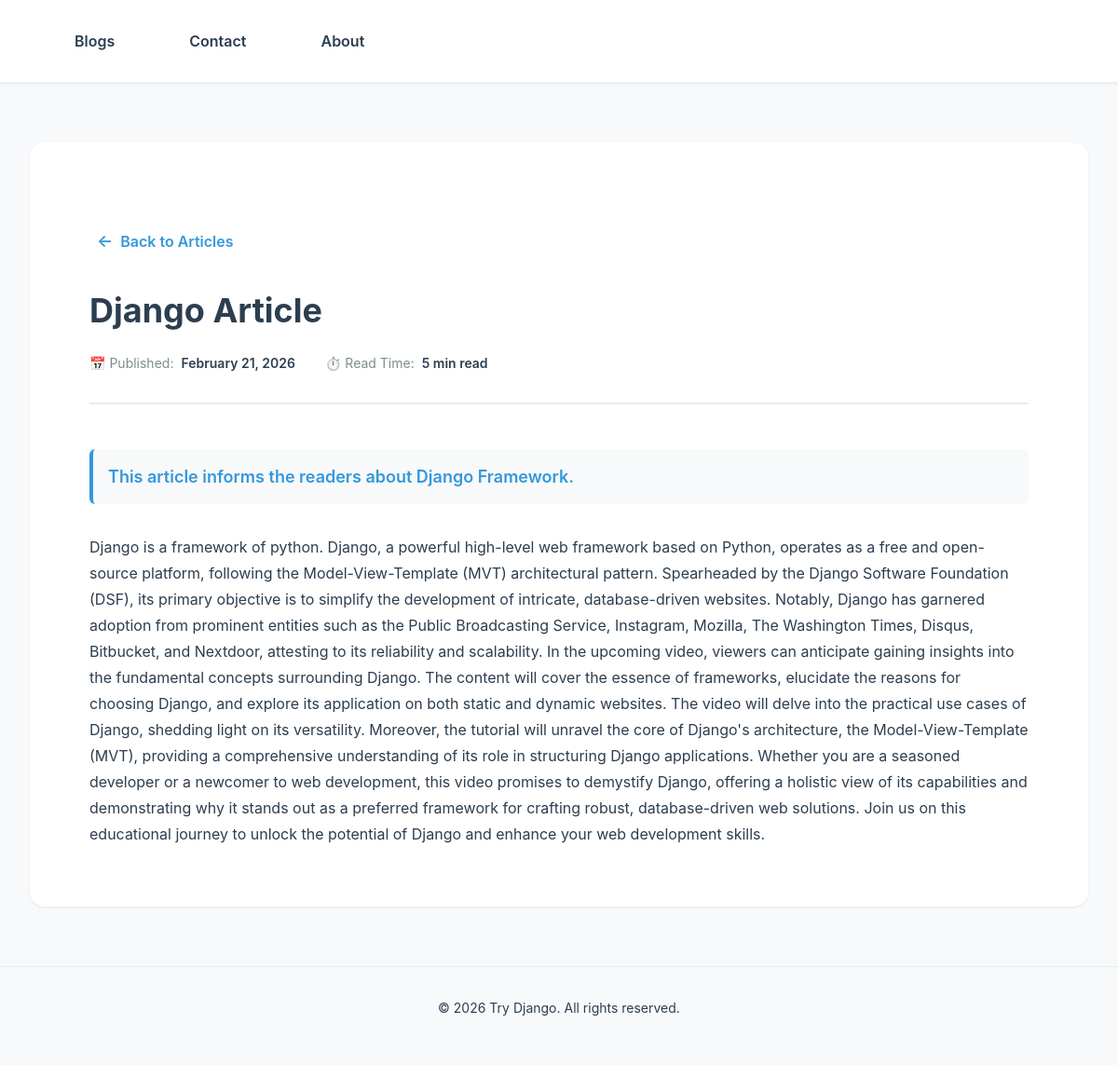
Screenshot of /blogs/1/ with the database file from the repository.
### blogs/models.py (models this page shows, shortened)
class Article(models.Model):
    title       = models.CharField(max_length=20)
    summary     = models.TextField()
    description = models.TextField()
    timestamp   = models.DateTimeField()
    def get_list_url(self):
        return reverse("blogs:articles_list")

### blogs/views.py (the view)
# urls.py: path('<int:article_id>/', details_article, name="article_details")
def details_article(request, article_id):
    article = Article.objects.get(id = article_id)
    context = {
        'article': article
    }
    return render(request, 'article_details.html', context)

### blogs/templates/article_details.html (shortened to what this page needs)
{% extends 'base.html' %}
{% block content %}
<article class="article-detail section" style="padding-top: 20px;">
  <div class="article-actions" style="margin-bottom: var(--spacing-lg); padding-top:0px; border: none;">
    <a href="{{ article.get_list_url }}" class="article-back-link">
      Back to Articles
    </a>
  </div>
  <div class="article-detail-header">
    <h1 class="article-detail-title">{{ article.title }}</h1>
    <div class="article-detail-meta" style="margin-top: var(--spacing-md);">
      <div class="article-detail-meta-item">
        <span>📅 Published:</span>
        <strong>{{ article.timestamp|date:"F d, Y" }}</strong>
      </div>
      <div class="article-detail-meta-item">
        <span>⏱️ Read Time:</span>
        <strong>5 min read</strong>
      </div>
    </div>
  </div>
  {% if article.summary %}
    <div class="article-detail-subtitle">
      {{ article.summary }}
    </div>
  {% endif %}
  <div class="article-detail-body">
    {{ article.description }}
  </div>
</article>
{% endblock %}

### static/css/variables.css (style rules this page uses)
:root { --color-primary: #2c3e50; --color-secondary: #3498db; --color-accent: #e74c3c; --color-success: #27ae60; --color-warning: #f39c12; --color-danger: #e74c3c; --color-bg-primary: #ffffff; --color-bg-secondary: #f8f9fa; --color-bg-tertiary: #ecf0f1; --color-text-primary: #2c3e50; --color-text-secondary: #7f8c8d; --color-text-light: #95a5a6; --color-border: #d7dcdf; --color-border-light: #e8eef2; --shadow-sm: 0 1px 3px rgba(0, 0, 0, 0.08); --shadow-md: 0 4px 12px rgba(0, 0, 0, 0.1); --shadow-lg: 0 8px 24px rgba(0, 0, 0, 0.12); --shadow-xl: 0 12px 32px rgba(0, 0, 0, 0.15); --spacing-xs: 0.25rem; --spacing-sm: 0.5rem; --spacing-base: 1rem; --spacing-md: 1.5rem; --spacing-lg: 2rem; --spacing-xl: 3rem; --spacing-2xl: 4rem; --font-family-sans: -apple-system, BlinkMacSystemFont, 'Segoe UI', Roboto, 'Helvetica Neue', Arial, sans-serif, 'Apple Color Emoji', 'Segoe UI Emoji', 'Segoe UI Symbol'; --font-family-mono: 'Monaco', 'Menlo', 'Ubuntu Mono', monospace; --font-size-xs: 0.75rem; --font-size-sm: 0.875rem; --font-size-base: 1rem; --font-size-lg: 1.125rem; --font-size-xl: 1.25rem; --font-size-2xl: 1.5rem; --font-size-3xl: 1.875rem; --font-size-4xl: 2.25rem; --font-weight-light: 300; --font-weight-normal: 400; --font-weight-semibold: 600; --font-weight-bold: 700; --line-height-tight: 1.2; --line-height-normal: 1.5; --line-height-relaxed: 1.75; --radius-sm: 0.375rem; --radius-base: 0.5rem; --radius-md: 0.75rem; --radius-lg: 1rem; --radius-xl: 1.5rem; --transition-fast: 150ms ease-in-out; --transition-base: 250ms ease-in-out; --transition-slow: 350ms ease-in-out; --z-dropdown: 1000; --z-sticky: 100; --z-fixed: 50; --z-default: 1; }

### static/css/base.css (style rules this page uses)
* { margin: 0; padding: 0; box-sizing: border-box; }
html { scroll-behavior: smooth; }
body { font-family: var(--font-family-sans); font-size: var(--font-size-base); line-height: var(--line-height-normal); color: var(--color-text-primary); background-color: var(--color-bg-secondary); transition: background-color var(--transition-base); }
h1, h2, h3, h4, h5, h6 { font-weight: var(--font-weight-bold); line-height: var(--line-height-tight); color: var(--color-text-primary); margin-top: var(--spacing-lg); margin-bottom: var(--spacing-base); }
h1 { font-size: var(--font-size-4xl); }
a { color: var(--color-secondary); text-decoration: none; transition: color var(--transition-base); }

### static/css/components.css (style rules this page uses)
.section { padding: var(--spacing-xl) 0; }

### static/css/blogs/articles.css (style rules this page uses)
.article-detail { background-color: var(--color-bg-primary); border-radius: var(--radius-lg); padding: var(--spacing-2xl); margin: var(--spacing-2xl) 0; box-shadow: var(--shadow-sm); animation: fadeIn var(--transition-slow); }
.article-detail-header { margin-bottom: var(--spacing-xl); padding-bottom: var(--spacing-lg); border-bottom: 2px solid var(--color-border-light); }
.article-detail-title { font-size: var(--font-size-4xl); font-weight: var(--font-weight-bold); color: var(--color-text-primary); margin: 0 0 var(--spacing-base) 0; line-height: var(--line-height-tight); }
.article-detail-meta { display: flex; gap: var(--spacing-lg); flex-wrap: wrap; margin-top: var(--spacing-base); }
.article-detail-meta-item { display: flex; align-items: center; gap: var(--spacing-sm); color: var(--color-text-secondary); font-size: var(--font-size-sm); }
.article-detail-meta-item strong { color: var(--color-text-primary); font-weight: var(--font-weight-semibold); }
.article-detail-subtitle { font-size: var(--font-size-lg); font-weight: var(--font-weight-semibold); color: var(--color-secondary); margin: var(--spacing-lg) 0; padding: var(--spacing-base); background-color: var(--color-bg-secondary); border-left: 4px solid var(--color-secondary); border-radius: var(--radius-sm); }
.article-detail-body { line-height: var(--line-height-relaxed); color: var(--color-text-primary); font-size: var(--font-size-base); }
.article-actions { margin-top: var(--spacing-2xl); padding-top: var(--spacing-lg); border-top: 1px solid var(--color-border-light); display: flex; gap: var(--spacing-base); flex-wrap: wrap; }
.article-back-link { display: inline-flex; align-items: center; gap: var(--spacing-sm); color: var(--color-secondary); font-weight: var(--font-weight-semibold); transition: all var(--transition-base); padding: var(--spacing-sm); border-radius: var(--radius-sm); }
.article-back-link::before { content: '←'; font-size: var(--font-size-lg); }

### rows the page displays
Article: title "Django Article", timestamp "February 21, 2026", summary "This article informs the readers about Django Framework.", description "Django is a framework of python. Django, a powerful high-level web framework based on Python, operates as a free and open-source platform, following the Model-View-Template (MVT) architectural pattern. Spearheaded by the Django Software Foundation (DSF), its primary objective is to simplify the development of intricate, database-driven websites. Notably, Django has garnered adoption from prominent entities such as the Public Broadcasting Service, Instagram, Mozilla, The Washington Times, Disqus, Bitbucket, and Nextdoor, attesting to its reliability and scalability. In the upcoming video, viewers can anticipate gaining insights into the fundamental concepts surrounding Django. The content…"
